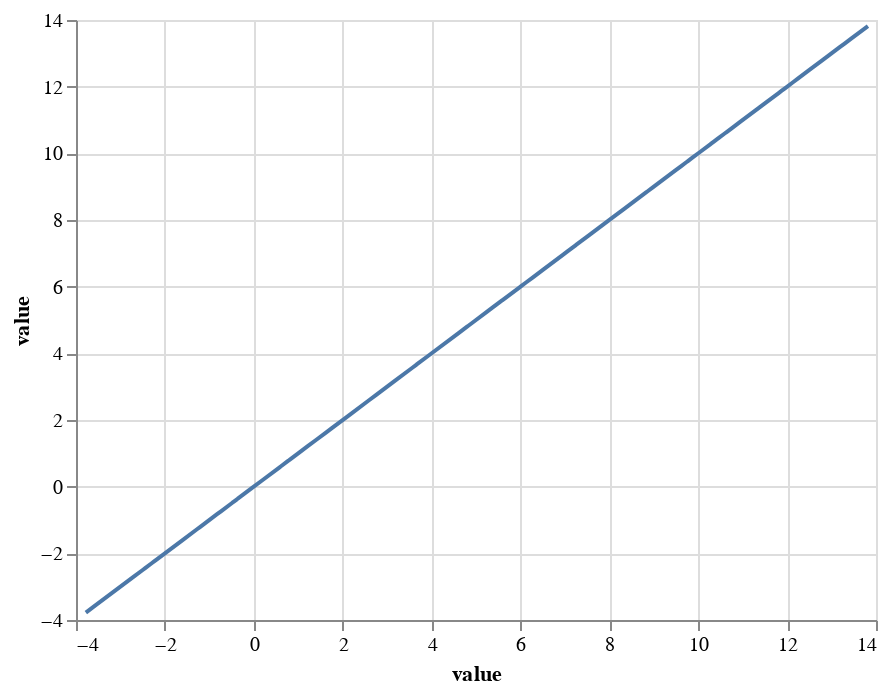

Write notebook code for a chart like this one.
### Code cell
alt.Chart(data).mark_line().encode(x ='value:Q', y='value:Q')

### Figure 1 — Vega-Lite specification as saved in the notebook (floating-point values rounded to 4 significant figures)
{"config": {"view": {"continuousWidth": 400, "continuousHeight": 300}}, "data": {"name": "data-ca38427f3c84f3d5c5d2ec6a053ad2a7"}, "mark": "line", "encoding": {"x": {"field": "value", "type": "quantitative"}, "y": {"field": "value", "type": "quantitative"}}, "$schema": "https://vega.github.io/schema/vega-lite/v4.17.0.json", "datasets": {"data-ca38427f3c84f3d5c5d2ec6a053ad2a7": [{"value": 1.764}, {"value": 2.164}, {"value": 3.143}, {"value": 5.384}, {"value": 7.251}, {"value": 6.274}, {"value": 7.224}, {"value": 7.073}, {"value": 6.97}, {"value": 7.38}, {"value": 7.524}, {"value": 8.979}, {"value": 9.74}, {"value": 9.861}, {"value": 10.31}, {"value": 10.64}, {"value": 12.13}, {"value": 11.93}, {"value": 12.24}, {"value": 11.39}, {"value": 8.834}, {"value": 9.487}, {"value": 10.35}, {"value": 9.61}, {"value": 11.88}, {"value": 10.42}, {"value": 10.47}, {"value": 10.28}, {"value": 11.82}, {"value": 13.29}, {"value": 13.44}, {"value": 13.82}, {"value": 12.93}, {"value": 10.95}, {"value": 10.6}, {"value": 10.76}, {"value": 11.99}, {"value": 13.19}, {"value": 12.8}, {"value": 12.5}, {"value": 11.45}, {"value": 10.03}, {"value": 8.327}, {"value": 10.28}, {"value": 9.768}, {"value": 9.33}, {"value": 8.077}, {"value": 8.855}, {"value": 7.241}, {"value": 7.028}, {"value": 6.132}, {"value": 6.519}, {"value": 6.009}, {"value": 4.828}, {"value": 4.8}, {"value": 5.228}, {"value": 5.295}, {"value": 5.597}, {"value": 4.963}, {"value": 4.6}, {"value": 3.928}, {"value": 3.568}, {"value": 2.755}, {"value": 1.029}, {"value": 1.206}, {"value": 0.8042}, {"value": -0.826}, {"value": -0.3632}, {"value": -1.27}, {"value": -1.219}, {"value": -0.4894}, {"value": -0.3605}, {"value": 0.7789}, {"value": -0.4559}, {"value": -0.05354}, {"value": -0.7383}, {"value": -1.609}, {"value": -2.188}, {"value": -2.5}, {"value": -2.443}, {"value": -3.609}, {"value": -2.708}, {"value": -2.242}, {"value": -3.778}, {"value": -2.29}, {"value": -0.3941}, {"value": 0.7846}, {"value": 0.6047}, {"value": -0.466}, {"value": 0.5884}, {"value": 0.1852}, {"value": 1.408}, {"value": 1.616}, {"value": 2.593}, {"value": 2.949}, {"value": 3.656}, {"value": 3.666}, {"value": 5.452}, {"value": 5.579}, {"value": 5.981}]}}
